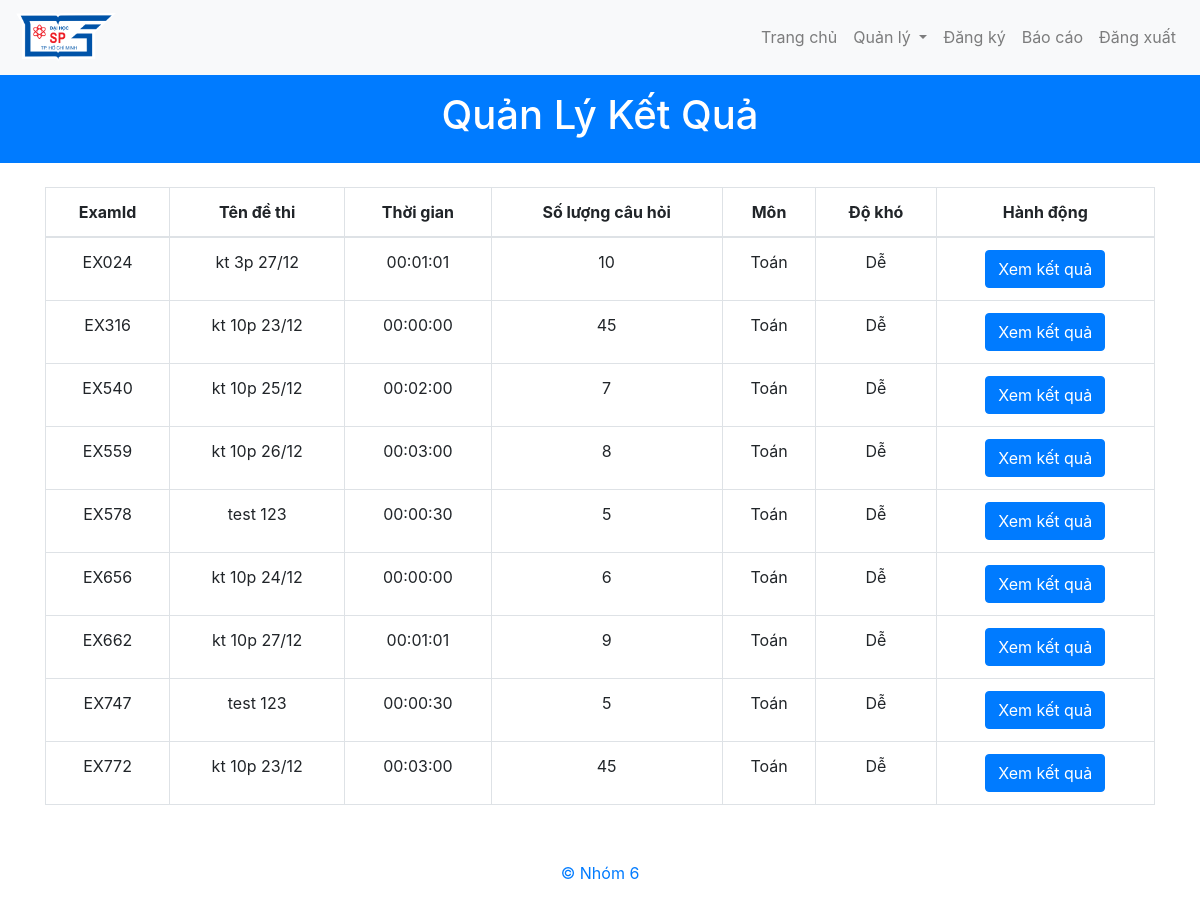
Screenshot of /PageAdmin/PResultManagement.php with the database file from the repository.
### tables this page shows
CREATE TABLE `exams` (
  `ExamId` varchar(10) NOT NULL,
  `ExamTitle` text NOT NULL,
  `Duration` time DEFAULT NULL,
  `NumOfQues` int(11) NOT NULL,
  `Subject` varchar(50) NOT NULL,
  `Difficult` varchar(50) NOT NULL
);

### PageAdmin/PResultManagement.php (the view, shortened to what this page needs)
<?php
include('../conn/conn_database.php');
$sql_exams = "SELECT examId, examTitle, duration, numOfQues, subject, difficult FROM exams";
$result_exams = $conn->query($sql_exams);
?>
<!DOCTYPE html>
<html lang="en">
<head>
    <link href="https://maxcdn.bootstrapcdn.com/bootstrap/4.5.2/css/bootstrap.min.css" rel="stylesheet">
</head>
<body>
    <?php include '../template/Tmenubar.php'; ?>
    <header class="bg-primary text-white text-center py-3">
         <h1>Quản Lý Kết Quả</h1>
    </header>
    <div class="container mt-4">
        <table class="table table-bordered mt-4">
            <thead>
                <tr>
                    <th>ExamId</th>
                    <th>Tên đề thi</th>
                    <th>Thời gian</th>
                    <th>Số lượng câu hỏi</th>
                    <th>Môn</th>
                    <th>Độ khó</th>
                    <th>Hành động</th>
                </tr>
            </thead>
            <tbody>
                <?php if ($result_exams->num_rows > 0): ?>
                    <?php while ($row = $result_exams->fetch_assoc()): ?>
                        <tr>
                            <td><?= htmlspecialchars($row['examId']) ?></td>
                            <td><?= htmlspecialchars($row['examTitle']) ?></td>
                            <td><?= htmlspecialchars($row['duration']) ?></td>
                            <td><?= htmlspecialchars($row['numOfQues']) ?></td>
                            <td><?= htmlspecialchars($row['subject']) ?></td>
                            <td><?= htmlspecialchars($row['difficult']) ?></td>
                            <td>
                                <a href="PViewResults.php?examId=<?= htmlspecialchars($row['examId']) ?>" class="btn btn-primary">Xem kết quả</a>
                            </td>
                        </tr>
                    <?php endwhile; ?>
                <?php else: ?>
                    <tr>
                        <td colspan="7" class="text-center">Không có dữ liệu</td>
                    </tr>
                <?php endif; ?>
            </tbody>
        </table>
    </div>
</body>
</html>
<?php
include('../template/Tfooter.php');
?>

### PageAdmin/PResultManagement.php (style rules this page uses)
tr { text-align: center; }

### rows the page displays
exams: ExamId "EX024", ExamTitle "kt 3p 27/12", Duration "00:01:01", NumOfQues "10", Subject "Toán", Difficult "Dễ"
exams: ExamId "EX316", ExamTitle "kt 10p 23/12", Duration "00:00:00", NumOfQues "45", Subject "Toán", Difficult "Dễ"
exams: ExamId "EX540", ExamTitle "kt 10p 25/12", Duration "00:02:00", NumOfQues "7", Subject "Toán", Difficult "Dễ"
exams: ExamId "EX559", ExamTitle "kt 10p 26/12", Duration "00:03:00", NumOfQues "8", Subject "Toán", Difficult "Dễ"
exams: ExamId "EX578", ExamTitle "test 123", Duration "00:00:30", NumOfQues "5", Subject "Toán", Difficult "Dễ"
exams: ExamId "EX656", ExamTitle "kt 10p 24/12", Duration "00:00:00", NumOfQues "6", Subject "Toán", Difficult "Dễ"
exams: ExamId "EX662", ExamTitle "kt 10p 27/12", Duration "00:01:01", NumOfQues "9", Subject "Toán", Difficult "Dễ"
exams: ExamId "EX747", ExamTitle "test 123", Duration "00:00:30", NumOfQues "5", Subject "Toán", Difficult "Dễ"
exams: ExamId "EX772", ExamTitle "kt 10p 23/12", Duration "00:03:00", NumOfQues "45", Subject "Toán", Difficult "Dễ"
